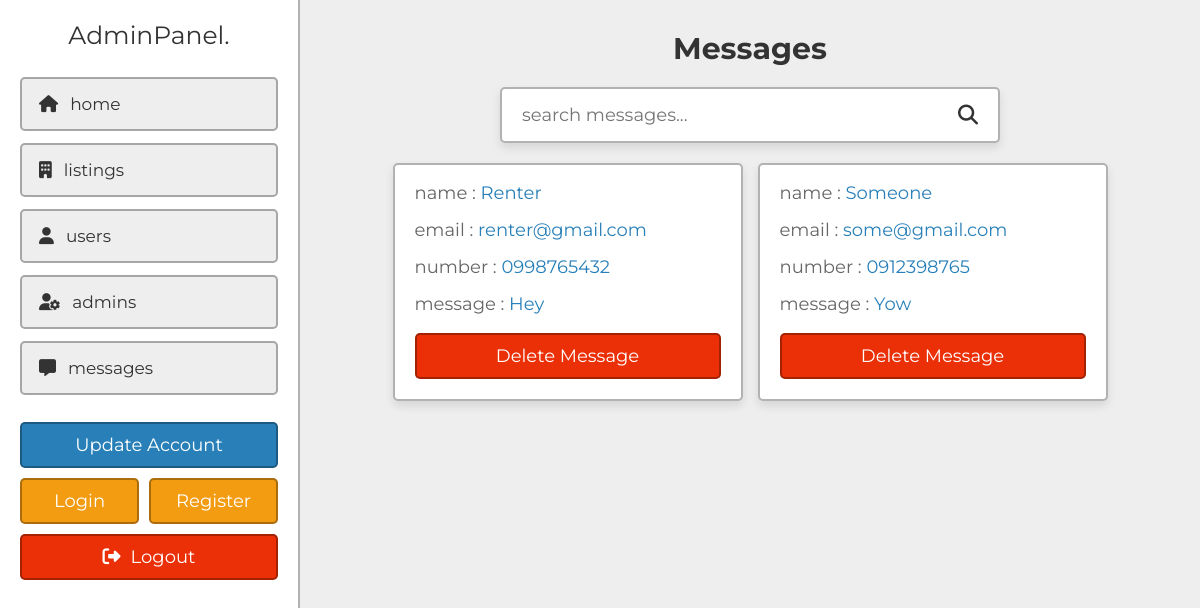
Page /admin/messages.php (signed in) on the committed database.
### tables this page shows
CREATE TABLE IF NOT EXISTS `messages` (
  `id` varchar(20) NOT NULL,
  `name` varchar(50) NOT NULL,
  `email` varchar(50) NOT NULL,
  `number` varchar(10) NOT NULL,
  `message` varchar(1000) NOT NULL
);

### admin/messages.php (the view, shortened to what this page needs)
<?php
include '../components/connect.php';
?>
<!DOCTYPE html>
<html lang="en">
<head>
   <link rel="stylesheet" href="https://cdnjs.cloudflare.com/ajax/libs/font-awesome/6.2.0/css/all.min.css">
   <link rel="stylesheet" href="../css/admin_style.css">
</head>
<body>
<?php include '../components/admin_header.php'; ?>
<section class="grid">
   <h1 class="heading">messages</h1>
   <form action="" method="POST" class="search-form">
      <input type="text" name="search_box" placeholder="search messages..." maxlength="100" required>
      <button type="submit" class="fas fa-search" name="search_btn"></button>
   </form>
   <div class="box-container">
   <?php
      if(isset($_POST['search_box']) OR isset($_POST['search_btn'])){
         $search_box = $_POST['search_box'];
         $search_box = filter_var($search_box, FILTER_SANITIZE_STRING);
         $select_messages = $conn->prepare("SELECT * FROM `messages` WHERE name LIKE '%{$search_box}%' OR number LIKE '%{$search_box}%' OR email LIKE '%{$search_box}%'");
         $select_messages->execute();
      }else{
         $select_messages = $conn->prepare("SELECT * FROM `messages`");
         $select_messages->execute();
      }
      if($select_messages->rowCount() > 0){
         while($fetch_messages = $select_messages->fetch(PDO::FETCH_ASSOC)){
   ?>
   <div class="box">
      <p>name : <span><?= $fetch_messages['name']; ?></span></p>
      <p>email : <a href="mailto:<?= $fetch_messages['email']; ?>"><?= $fetch_messages['email']; ?></a></p>
      <p>number : <a href="tel:<?= $fetch_messages['number']; ?>"><?= $fetch_messages['number']; ?></a></p>
      <p>message : <span><?= $fetch_messages['message']; ?></span></p>
      <form action="" method="POST">
         <input type="submit" value="delete message" onclick="return confirm('delete this message?');" name="delete" class="delete-btn">
      </form>
   </div>
   <?php
      }
   }elseif(isset($_POST['search_box']) OR isset($_POST['search_btn'])){
      echo '<p class="empty">results not found!</p>';
   }else{
      echo '<p class="empty">you have no messages!</p>';
   }
   ?>
   </div>
</section>
</body>
</html>

### css/admin_style.css (style rules this page uses)
:root { --main-color:#2980b9; --orange:#f39c12; --red:#eb2f06; --light-color:#666; --light-bg:#eee; --white:#fff; --black:#333; --box-shadow:0 .5rem 1rem rgba(0,0,0,0.1); --border:.2rem solid rgba(0,0,0,.3); }
* { font-family: 'Montserrat', sans-serif; margin: 0; padding: 0; box-sizing: border-box; outline: none; border: none; text-decoration: none; }
html { font-size: 62.5%; overflow-x: hidden; scroll-behavior: smooth; scroll-padding-top: 5rem; }
body { background-color: var(--light-bg); padding-left: 30rem; }
section { padding: 3rem 2rem; max-width: 1200px; margin: 0 auto; }
.heading { margin-bottom: 2rem; text-align: center; text-transform: capitalize; color: var(--black); font-size: 3rem; }
.inline-btn, .inline-option-btn, .inline-delete-btn, .btn, .delete-btn, .option-btn { cursor: pointer; padding: 1rem 2.5rem; font-size: 1.8rem; color: var(--white); text-align: center; text-transform: capitalize; margin-top: 1rem; border-radius: .5rem; border: var(--border); }
.btn, .delete-btn, .option-btn { display: block; width: 100%; }
.delete-btn { background-color: var(--red); }
.grid .box-container { display: grid; grid-template-columns: repeat(auto-fit, 35rem); align-items: flex-start; justify-content: center; gap: 1.5rem; }
.grid .box-container .box { border-radius: .5rem; padding: 2rem; padding-top: 1rem; background-color: var(--white); box-shadow: var(--box-shadow); border: var(--border); overflow-x: hidden; }
.grid .box-container .box p { line-height: 1.5; padding: .5rem 0; font-size: 1.8rem; color: var(--light-color); white-space: pre-line; text-overflow: ellipsis; overflow-x: hidden; }
.grid .box-container .box p a, .grid .box-container .box p span { color: var(--main-color); }
.search-form { max-width: 50rem; margin: 0 auto; border-radius: .5rem; background-color: var(--white); box-shadow: var(--box-shadow); border: var(--border); padding:1.5rem 2rem; display: flex; gap: 2rem; margin-bottom: 2rem; }
.search-form input { width: 100%; font-size: 1.8rem; color: var(--black); }
.search-form button { background:none; cursor: pointer; color: var(--black); font-size: 2rem; }

### rows in the picture
messages: name "Renter", email "renter@gmail.com", number "0998765432", message "Hey"
messages: name "Someone", email "some@gmail.com", number "0912398765", message "Yow"
